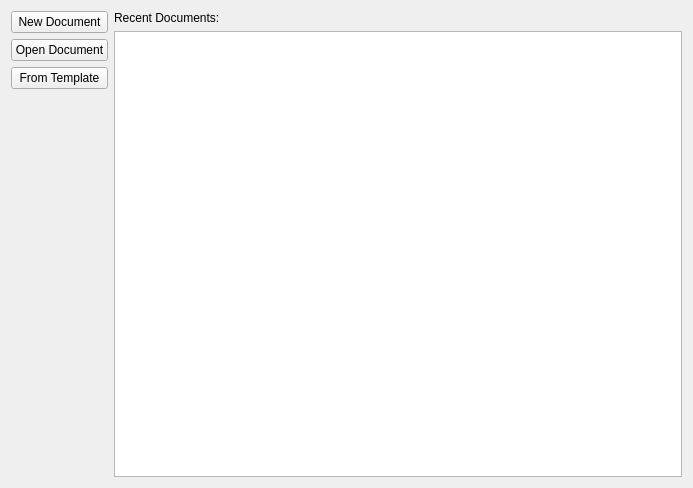
<?xml version="1.0" encoding="UTF-8"?>
<ui version="4.0">
 <class>EmptyDocument</class>
 <widget class="QWidget" name="EmptyDocument">
  <property name="geometry">
   <rect>
    <x>0</x>
    <y>0</y>
    <width>693</width>
    <height>488</height>
   </rect>
  </property>
  <property name="windowTitle">
   <string>Form</string>
  </property>
  <layout class="QHBoxLayout" name="horizontalLayout_2">
   <item>
    <layout class="QVBoxLayout" name="verticalLayout">
     <item>
      <widget class="QPushButton" name="buttonNew">
       <property name="text">
        <string>New Document</string>
       </property>
      </widget>
     </item>
     <item>
      <widget class="QPushButton" name="buttonOpen">
       <property name="text">
        <string>Open Document</string>
       </property>
      </widget>
     </item>
     <item>
      <widget class="QPushButton" name="buttonTemplate">
       <property name="text">
        <string>From Template</string>
       </property>
      </widget>
     </item>
     <item>
      <spacer name="verticalSpacer">
       <property name="orientation">
        <enum>Qt::Vertical</enum>
       </property>
       <property name="sizeHint" stdset="0">
        <size>
         <width>20</width>
         <height>40</height>
        </size>
       </property>
      </spacer>
     </item>
    </layout>
   </item>
   <item>
    <layout class="QVBoxLayout" name="verticalLayout_2">
     <item>
      <widget class="QLabel" name="label">
       <property name="text">
        <string>Recent Documents:</string>
       </property>
      </widget>
     </item>
     <item>
      <widget class="QListView" name="listView">
       <property name="viewMode">
        <enum>QListView::IconMode</enum>
       </property>
      </widget>
     </item>
    </layout>
   </item>
  </layout>
 </widget>
 <resources/>
 <connections/>
</ui>
